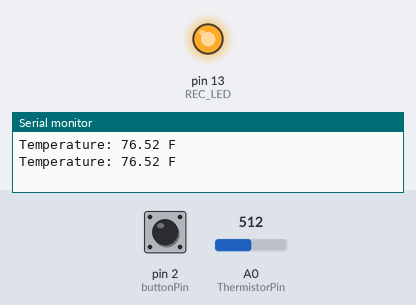
The sketch below on a simulated Arduino Uno, built with avr-gcc and run on an emulated ATmega328P. On the bench: output pins drawn as LEDs (lit = HIGH), the last lines printed to the serial monitor. The inputs (shaded band) are chosen by the test bench; at power-on: A0 (ThermistorPin) = 512, pin 2 (buttonPin) LOW.

Above: at 4.8 s.
4.9 s: A0 (ThermistorPin) set to 349
9.9 s: A0 (ThermistorPin) set to 324
At 11.5 s:
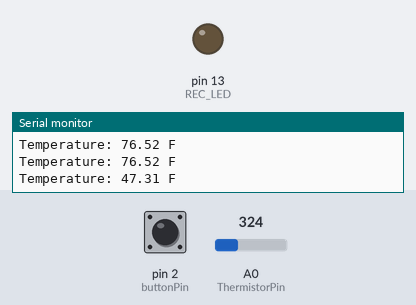
Timing chart, 0 to 13.0 s (numbered marks = the images above; inputs shaded):
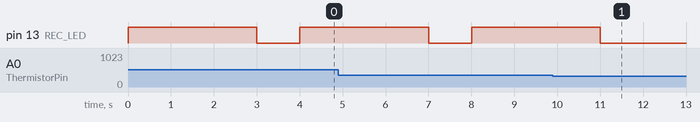

The sketch:

sketch_jan18b.ino
```cpp
#include <SoftwareSerial.h>

int ThermistorPin = A0;
int Vo;
float R1 = 10000;
float logR2, R2, T;
float c1 = 1.009249522e-03, c2 = 2.378405444e-04, c3 = 2.019202697e-07;

int buttonPin = 2;
int REC_LED = 13;
int isRecording = false;

SoftwareSerial mySerial(10, 11);

void setup() {
  Serial.begin(9600);
  pinMode(buttonPin, INPUT);
  pinMode(REC_LED, OUTPUT);

  mySerial.begin(9600);
}

void loop() {
  Vo = analogRead(ThermistorPin);
  R2 = R1 * (1023.0 / (float)Vo - 1.0);
  logR2 = log(R2);
  T = (1.0 / (c1 + c2 * logR2 + c3 * logR2 * logR2 * logR2));
  T = T - 273.15;
  T = (T * 9.0) / 5.0 + 32.0;

  Serial.print("Temperature: ");
  Serial.print(T);
  Serial.println(" F");

  if (T > 44.65 && !isRecording) {

    digitalWrite(REC_LED, HIGH);
    playRecordingOnISD1820();
  }

  int buttonState = digitalRead(buttonPin);


  delay(1000);
}

void playRecordingOnISD1820() {
  mySerial.write(0x31);
  delay(3000);
  digitalWrite(REC_LED, LOW);
}
```

Measured:
- the behaviour switches between 335 and 334 on A0 (ThermistorPin) (found by bisection; images 0 and 1)
- after the input at 9.9 s, pin 13 (REC_LED): goes on until 11.0 s, then stays LOW
